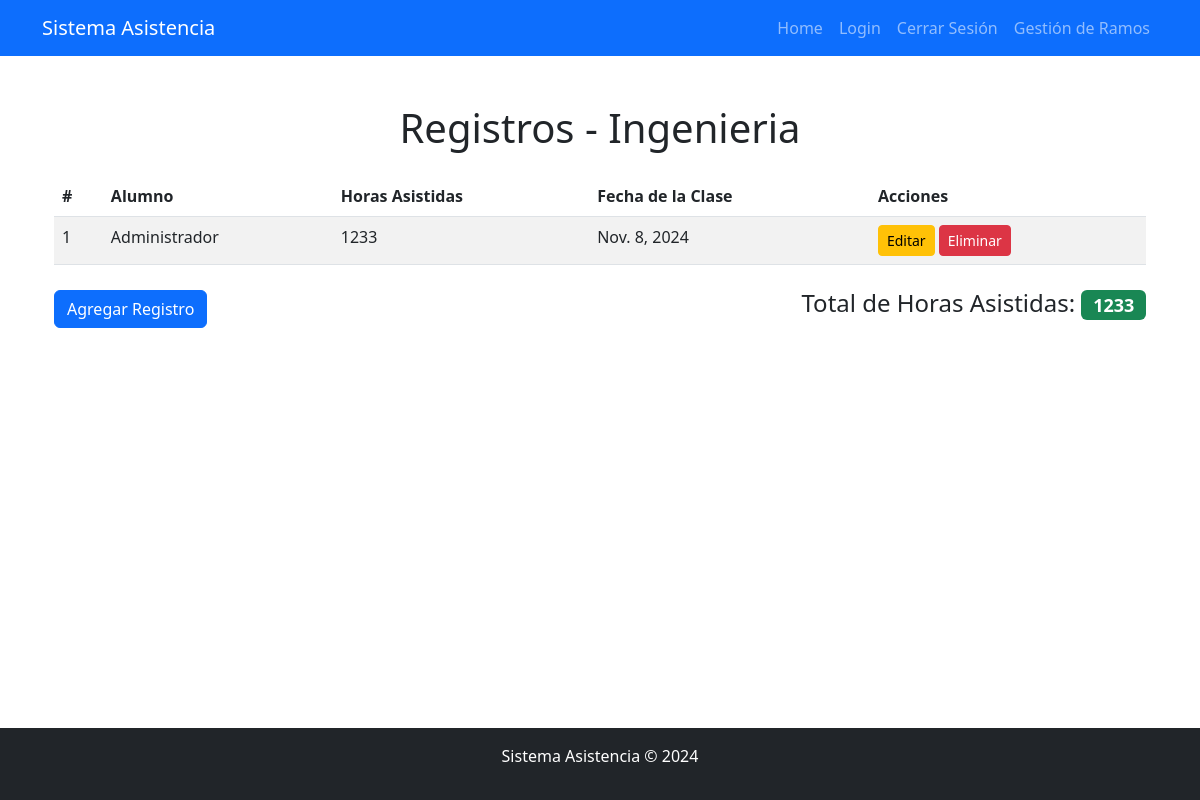
/ingenieria/listar/ (signed in), run on the app's committed database.
### AsistenciaApp/models.py (models this page shows, shortened)
class IngenieríaDeSoftware(models.Model):
    nombre_asignatura = models.CharField(max_length=100, default="Ingeniería De Software")
    horas_asistidas = models.IntegerField()
    alumno = models.ForeignKey(User, on_delete=models.CASCADE)
    fecha_clase = models.DateField()

### AsistenciaApp/views.py (the view)
# urls.py: path('<str:materia>/listar/', views.listar_registros, name='listar_registros'),
@login_required
def listar_registros(request, materia):
    modelos = {
        'aplicaciones': AplicacionesMóvilesParaIot,
        'ingenieria': IngenieríaDeSoftware,
        'programacion': ProgramaciónBackEnd
    }
    if materia not in modelos:
        return render(request, "404.html")  # Página 404 si la materia no existe
    modelo = modelos[materia]
    registros = modelo.objects.all()
    suma_horas = modelo.objects.aggregate(total_horas_asistidas=Sum('horas_asistidas'))['total_horas_asistidas'] or 0
    return render(request, "base/listar.html", {
        'registros': registros,
        'materia': materia,
        'suma_horas': suma_horas
    })

### AsistenciaApp/templates/base/listar.html (shortened to what this page needs)
{% extends 'themes/base.html' %}
{% block content %}
<div class="container">
    <h1 class="text-center my-4">Registros - {{ materia|capfirst }}</h1>
    <table class="table table-striped">
        <thead>
            <tr>
                <th>#</th>
                <th>Alumno</th>
                <th>Horas Asistidas</th>
                <th>Fecha de la Clase</th>
                <th>Acciones</th>
            </tr>
        </thead>
        <tbody>
            {% for registro in registros %}
            <tr>
                <td>{{ forloop.counter }}</td>
                <td>{{ registro.alumno.first_name }} {{ registro.alumno.last_name }}</td>
                <td>{{ registro.horas_asistidas }}</td>
                <td>{{ registro.fecha_clase }}</td>
                <td>
                    <a href="{% url 'actualizar_registro' materia registro.pk %}" class="btn btn-warning btn-sm">Editar</a>
                    <a href="{% url 'eliminar_registro' materia registro.pk %}" class="btn btn-danger btn-sm">Eliminar</a>
                </td>
            </tr>
            {% empty %}
            <tr>
                <td colspan="5" class="text-center">No hay registros disponibles.</td>
            </tr>
            {% endfor %}
        </tbody>
    </table>
    <div class="d-flex justify-content-between align-items-center mt-4">
        <a href="{% url 'agregar_registro' materia %}" class="btn btn-primary">Agregar Registro</a>
        <h4>Total de Horas Asistidas: <span class="badge bg-success">{{ suma_horas }}</span></h4>
    </div>
</div>
{% endblock %}

### data on the page
IngenieríaDeSoftware: alumno.first_name "Administrador", horas_asistidas "1233", fecha_clase "Nov. 8, 2024"

### other printed values
{{ materia|capfirst }} "Ingenieria"
{{ suma_horas }} "1233"
